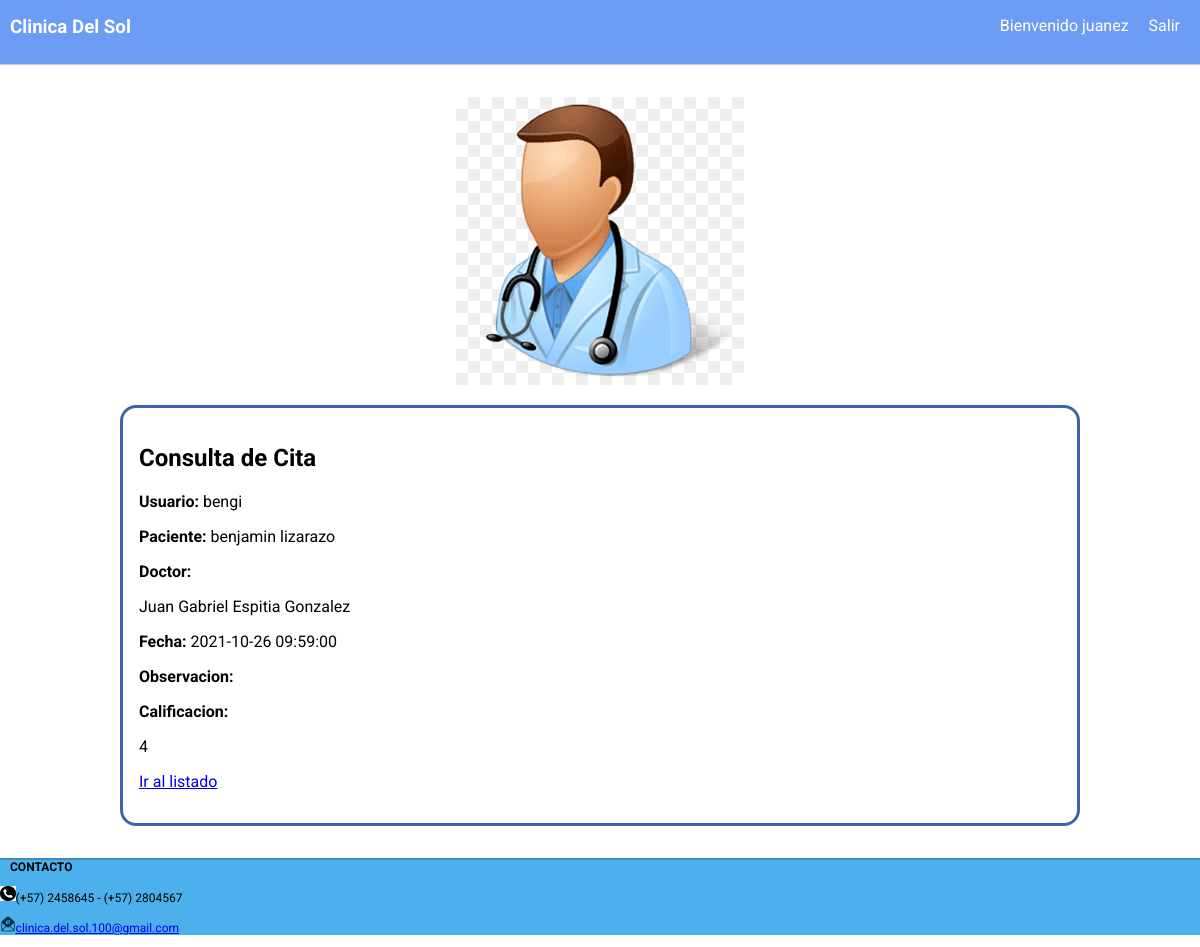
Page /sesion/medico/ver_citas/2021-10-26 09:59:00 (signed in) on the committed database.
### tables this page shows
CREATE TABLE medicos (
    usuario    CHAR (50)  NOT NULL
                          PRIMARY KEY
                          UNIQUE,
    nombre     CHAR (100) NOT NULL,
    documento  INT (150)  NOT NULL,
    correo     CHAR (150) NOT NULL
                          UNIQUE,
    contrasena CHAR (150) NOT NULL
);

CREATE TABLE citas (id INTEGER PRIMARY KEY AUTOINCREMENT NOT NULL, usuario CHAR (150) NOT NULL, paciente CHAR (100) NOT NULL, doctor CHAR (150) NOT NULL, fecha CHAR (500) NOT NULL UNIQUE, observaciones CHAR (150), calificacion CHAR (10));

### app.py (the view)
@app.route('/sesion/medico/ver_citas/<fecha>', methods=["GET"])
@login_required_medico
def get_cita(fecha):
    nombre_usuario = session.get('nombre_usuario')
    objeto_mensaje = citas.cargar(fecha)
    if objeto_mensaje:
        return render_template('ver_citas.html',item=objeto_mensaje, aver=session.get('nombre_usuario'))
    return render_template('ver_citas.html', aver=nombre_usuario)

### app.py (called while the page is built)
def login_required_medico(view):
    @functools.wraps(view)
    def wrapped_view(**kwargs):
        if g.medic is None:
            return redirect( url_for('sesion_medico') )
        return view(**kwargs)
    return wrapped_view

@app.before_request
def cargar_usuario_autenticado():
    nombre_usuario = session.get('nombre_usuario')
    if nombre_usuario is None:
        g.user = None
    else:
        g.user = paciente.cargar(nombre_usuario)

@app.before_request
def cargar_medico_autenticado():
    nombre_usuario = session.get('nombre_usuario')
    if nombre_usuario is None:
        g.medic = None
    else:
        g.medic = paciente.cargar2(nombre_usuario)

@app.before_request
def cargar_admin_autenticado():
    nombre_usuario = session.get('nombre_usuario')
    if nombre_usuario is None:
        g.admin = None
    else:
        g.admin = paciente.cargaradmin(nombre_usuario)

### db.py (called while the page is built)
def conectar():
    try:
        conn = sqlite3.connect('db/clinica.db')
        return conn
    except Error as err:
        print("Ocurrió un error al establecer la conexión: " + str(err))
        return None

def ejecutar_select(_sql, lista_pametros):
    try:
        conn = conectar()
        if conn:
            conn.row_factory = fabrica_diccionarios
            objeto_cursor = conn.cursor()
            if lista_pametros:
                objeto_cursor.execute(_sql, lista_pametros)
            else:
                objeto_cursor.execute(_sql)
            filas = objeto_cursor.fetchall()
            objeto_cursor.close()
            conn.close()
            return filas
        else:
            print("No se pudo establecer la conexión. Ver errores previos.")
            return None
    except Error as err:
        print("Ocurrió un error al intentar ejecutar el comando: " + _sql + " - " + str(err))
        return None

def fabrica_diccionarios(cursor, row):
    d = {}
    for idx, col in enumerate(cursor.description):
        d[col[0]] = row[idx]
    return d

### models.py (called while the page is built)
    @classmethod
    def cargar(cls, p_usuario):
        sql = "SELECT usuario, nombre, documento,correo FROM pacientes WHERE usuario = ?;"
        obj = db.ejecutar_select(sql, [p_usuario])
        if obj:
            if len(obj)>0:
                return cls(obj[0]["usuario"], obj[0]["nombre"],obj[0]["documento"], obj[0]["correo"], '******')
        return None

### templates/ver_citas.html (shortened to what this page needs)
{% extends 'layout.html' %}
{% block contenido %}
<div class="formulario">
    <h2>Consulta de Cita</h2>
    {% if item %}
        <div class="grupo">
            <label>Usuario:</label>
            {{ item.usuario }}
        </div>
        <div class="grupo">
            <label>Paciente:</label>
            {{ item.paciente }}
        </div>
        <div class="grupo">
            <label>Doctor:</label>
            <p>{{ item.doctor }}</p>
        </div>
        <div class="grupo">
            <label>Fecha:</label>
            {{ item.fecha }}
        </div>
        <div class="grupo">
            <label>Observacion:</label>
        </div>
        <div class="grupo">
            <label>Calificacion:</label>
            <p>{{ item.calificacion}}</p>
        </div>
    {% else %}
        <div class="grupo">
            {% if error %}
                {{ error }}
            {% endif %}
        </div>
    {% endif %}
    <div class="grupo">
        <a href="{{ url_for('get_listado_mensajes_medico') }}">Ir al listado</a>
    </div>
</div>
{% endblock%}

### templates/layout.html (shortened to what this page needs)
<!DOCTYPE html>
<html lang="es">
<head>
    <link rel="stylesheet" href="{{ url_for('static',filename='css/estilos.css') }}" />
</head>
<body>
    <div class="barra">
        <h3 class="titulo">Clinica Del Sol</h3>
        {% if g.user %}
            <div class="opcion-barra">
                <a href="{{ url_for('logout') }}">Salir</a>
            </div>
            <div class="opcion-barra">
                {{aver.h1}}
            Bienvenido        {{ aver }}
            </div>
        {% elif g.medic %}
            <div class="opcion-barra">
                <a href="{{ url_for('logout2') }}">Salir</a>
            </div>
            <div class="opcion-barra">
            Bienvenido        {{ aver }}
            </div>
        {% endif %}
    </div>
    <div class="contenedor">
        {% if g.user %}
        <div class="encabezado" >
            <img src="{{ url_for('static', filename='images/paciente.png') }}" width="30%" />
        </div>
        {% elif g.medic %}
        <div class="encabezado" >
            <img src="{{ url_for('static', filename='images/medico.png') }}" width="30%" />
        </div>
        {% else %}
        <div class="encabezado" >
            <img src="{{ url_for('static', filename='images/logo.png') }}" />
        </div>
        {% endif %}
    {% block contenido %}
        {% endblock %}
    </div>
</body>
    <footer class="footer">
        <h4 class="info">CONTACTO </h4>
            <div class="opcion-info">
                <p > <img src="{{ url_for('static', filename='images/telefono.png') }}" width="1.3%">(+57) 2458645 - (+57) 2804567</p>
            </div>
            <div class="opcion-info">
                <p><img src="{{ url_for('static', filename='images/correo.png') }}"   width="1.3%" ><a href="mailto:tudireccion@email.com">clinica.del.sol.100@gmail.com</a> </p>
            </div>
    </footer>
</html>

### static/css/estilos.css (style rules this page uses)
body { margin: 0px; font-family: 'Roboto', sans-serif; }
.barra { background: rgb(109, 156, 245); height: 3em; max-height: 3em; border-bottom: 1px solid #ccc; color: white; padding-top: 1em; }
.titulo { margin-top: 0px; margin-left: 10px; width: fit-content; display: inline; }
.opcion-barra { width: fit-content; display: inline; float: right; padding-right: 20px; height: 100%; }
.contenedor { width: 80%; margin-left: auto; margin-right: auto; padding-top: 2rem; padding-bottom: 2rem; }
.opcion-barra a { text-decoration: none; color: white; }
.encabezado { text-align: center; margin-bottom: 1rem; }
.footer { font-size: 12px; background-color: rgb(75, 176, 235); text-align: left; border-top: 2px solid rgba(50, 50, 50, 0.3); color: black; width: 100; top: 0%; position: sticky; }
.info { margin-top: 0px; margin-left: 10px; width: fit-content; display: inline; }
.opcion-info { width: fit-content; display: contents; float: left; padding-left: 20px; height: 50%; }
.formulario { border: 3px solid rgb(61, 99, 172); border-radius: 1rem; padding: 1rem; }
.grupo { margin-bottom: 1rem; color: black; }
.formulario { border: 3px solid rgb(61, 99, 172); border-radius: 1rem; padding: 1rem }
.formulario label { font-weight: bold; }
p { color: #000; }

### rows in the picture
medicos: usuario "juanez"
citas: usuario "bengi", paciente "benjamin lizarazo", doctor "Juan Gabriel Espitia Gonzalez", fecha "2021-10-26 09:59:00", calificacion "4"
